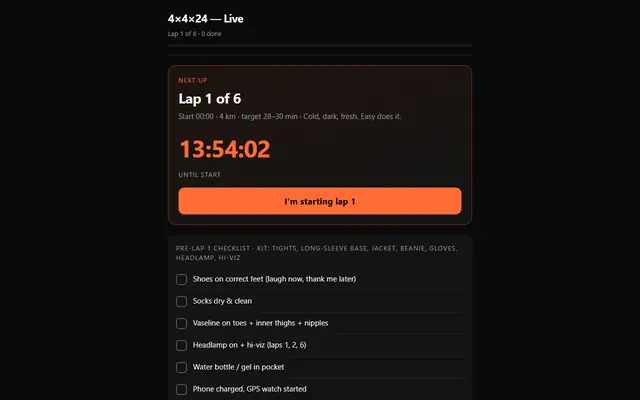
#> input picture thumbs/4x4x24-tracker.webp, 640 x 400 px
$ python -i thumbs.py   (imports and definitions only)
#> lines starting #> are read from the running program, lines starting #| are printed output that depends on the picture
"""Capture preview thumbnails for dump/.

Reads every project link (`f:` / `"f":`) and every shortcut link
(`data-shot="..."`) from index.html, screenshots each page at 1280x800 and
stores a 640x400 WebP in thumbs/<slug>.webp (dark colour scheme) and
thumbs/light/<slug>.webp (light colour scheme, used by the light theme). Local pages are served from this
repo, external ones (schule.yanikroesti.ch …) are fetched live.

    python tools/thumbs.py            # only missing thumbnails
    python tools/thumbs.py --all      # re-capture everything
    python tools/thumbs.py chess      # only slugs containing "chess"
    python tools/thumbs.py --import DIR
        # login-only shortcuts (data-manual): turn hand-made shots
        # DIR/<slug>.png (dark) and DIR/<slug>.light.png into thumbnails

Shortcut cards marked `data-manual` sit behind a login, so a capture here
would only show the login screen. Their screenshots come from the session
that owns the app (signed in, sample data, nothing personal) and are never
overwritten by a normal run.

Needs: pip install playwright pillow && python -m playwright install chromium
The slug rule must match thumbSlug() in index.html.
"""
import functools
import http.server
import io
import re
import sys
import threading
from pathlib import Path
from urllib.parse import quote

from PIL import Image
from playwright.sync_api import sync_playwright

ROOT = Path(__file__).resolve().parent.parent
OUT = ROOT / "thumbs"
PORT = 4471


# [25 lines left out: functions slug, targets, not called in this run]


class Quiet(http.server.SimpleHTTPRequestHandler):
    def log_message(self, *a):
        pass


# [11 lines left out: function save_thumb, not called in this run]


def import_dir(src: Path):
    for f in sorted(src.iterdir()):
        m = re.fullmatch(r"([a-z0-9-]+)(\.light)?\.(png|webp|jpe?g)", f.name, re.I)
        if not m:
            continue
        folder = OUT / "light" if m.group(2) else OUT
        folder.mkdir(parents=True, exist_ok=True)
        save_thumb(Image.open(f), folder / f"{m.group(1).lower()}.webp")
        print("ok  ", "light" if m.group(2) else "dark", m.group(1))


# [50 lines left out: function main, not called in this run]


# [2 lines not run here, left out]

>>> import cv2
>>> picture = cv2.imread('../thumbs/4x4x24-tracker.webp', cv2.IMREAD_GRAYSCALE)
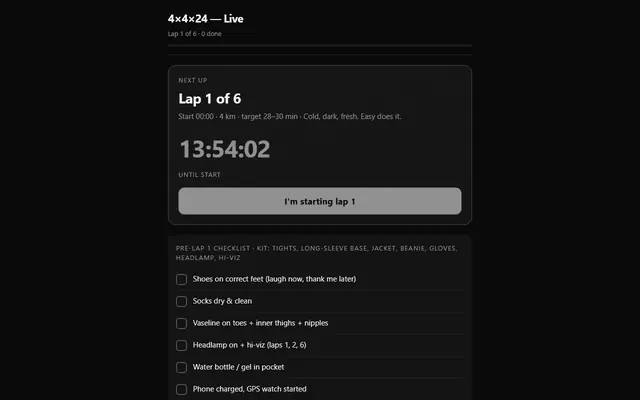
#> picture: shape (400, 640); min 0, max 255, mean 20.1
#> (the run stopped early here; a loop or call above may not have finished)

$ run again, on thumbs/apparatekunde-backofen-steamer-mikrowelle-lernpaket.webp
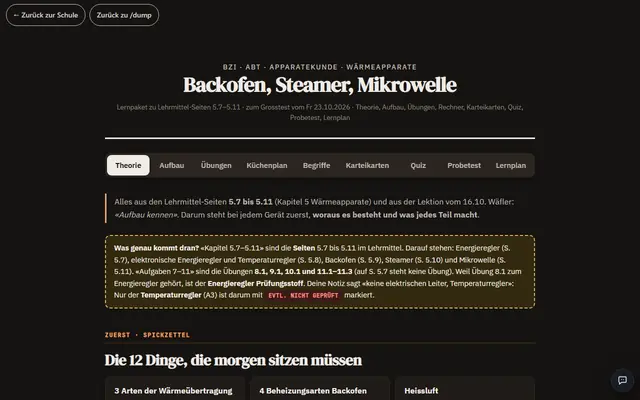
#> input picture thumbs/apparatekunde-backofen-steamer-mikrowelle-lernpaket.webp, 640 x 400 px
#> `picture = cv2.imread('../thumbs/4x4x24-tracker.webp', cv2.IMREAD_GRAYS..`:
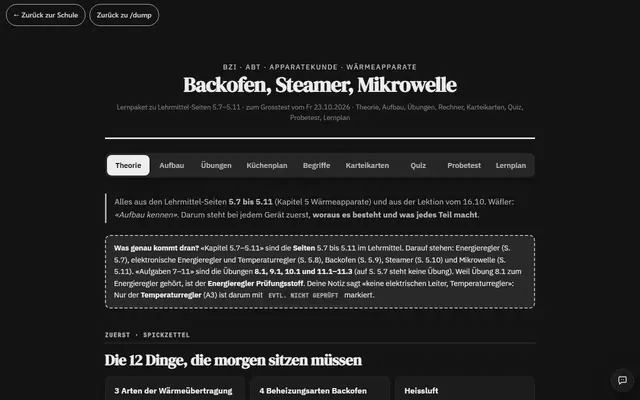
#> picture: shape (400, 640); min 0, max 255, mean 33
